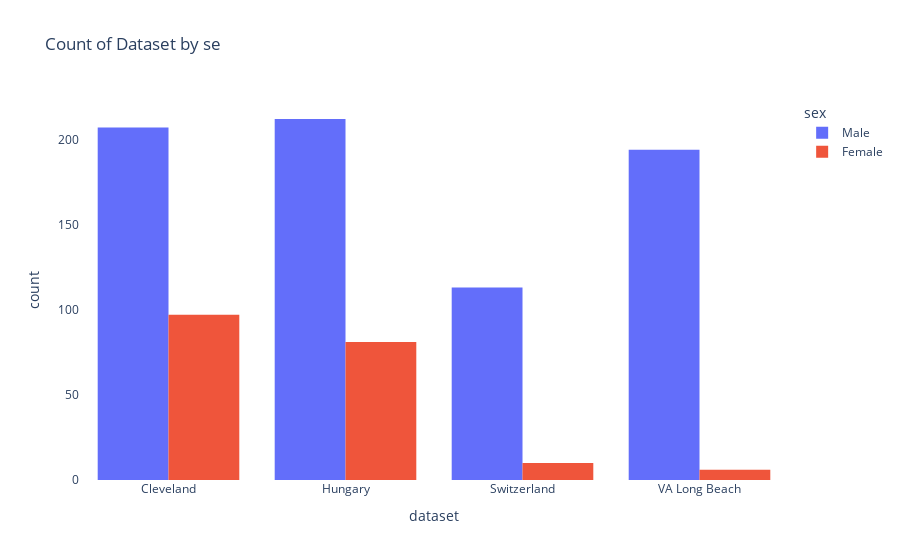

Write notebook code for a chart like this one.
### Code cell
# plot the countplot of dataset column using plotly
fig = px.histogram(data, x='dataset', color='sex', barmode='group', title='Count of Dataset by se') 

# change the background color of the plot
fig.update_layout(plot_bgcolor='rgba(0,0,0,0)', paper_bgcolor='rgba(0,0,0,0)')

fig.show()

### Figure 1 — Plotly figure (JSON) as saved in the notebook; plotly's stock layout.template omitted (floating-point values rounded to 4 significant figures; data arrays with more than 128 entries replaced by an {"elided": "..."} marker saying what was removed)
{"data": [{"alignmentgroup": "True", "bingroup": "x", "hovertemplate": "sex=Male<br>dataset=%{x}<br>count=%{y}<extra></extra>", "legendgroup": "Male", "marker": {"color": "#636efa", "pattern": {"shape": ""}}, "name": "Male", "offsetgroup": "Male", "orientation": "v", "showlegend": true, "type": "histogram", "x": {"elided": "726 str values"}, "xaxis": "x", "yaxis": "y"}, {"alignmentgroup": "True", "bingroup": "x", "hovertemplate": "sex=Female<br>dataset=%{x}<br>count=%{y}<extra></extra>", "legendgroup": "Female", "marker": {"color": "#EF553B", "pattern": {"shape": ""}}, "name": "Female", "offsetgroup": "Female", "orientation": "v", "showlegend": true, "type": "histogram", "x": {"elided": "194 str values"}, "xaxis": "x", "yaxis": "y"}], "layout": {"barmode": "group", "legend": {"title": {"text": "sex"}, "tracegroupgap": 0}, "paper_bgcolor": "rgba(0,0,0,0)", "plot_bgcolor": "rgba(0,0,0,0)", "title": {"text": "Count of Dataset by se"}, "xaxis": {"anchor": "y", "domain": [0, 1], "title": {"text": "dataset"}}, "yaxis": {"anchor": "x", "domain": [0, 1], "title": {"text": "count"}}}}
